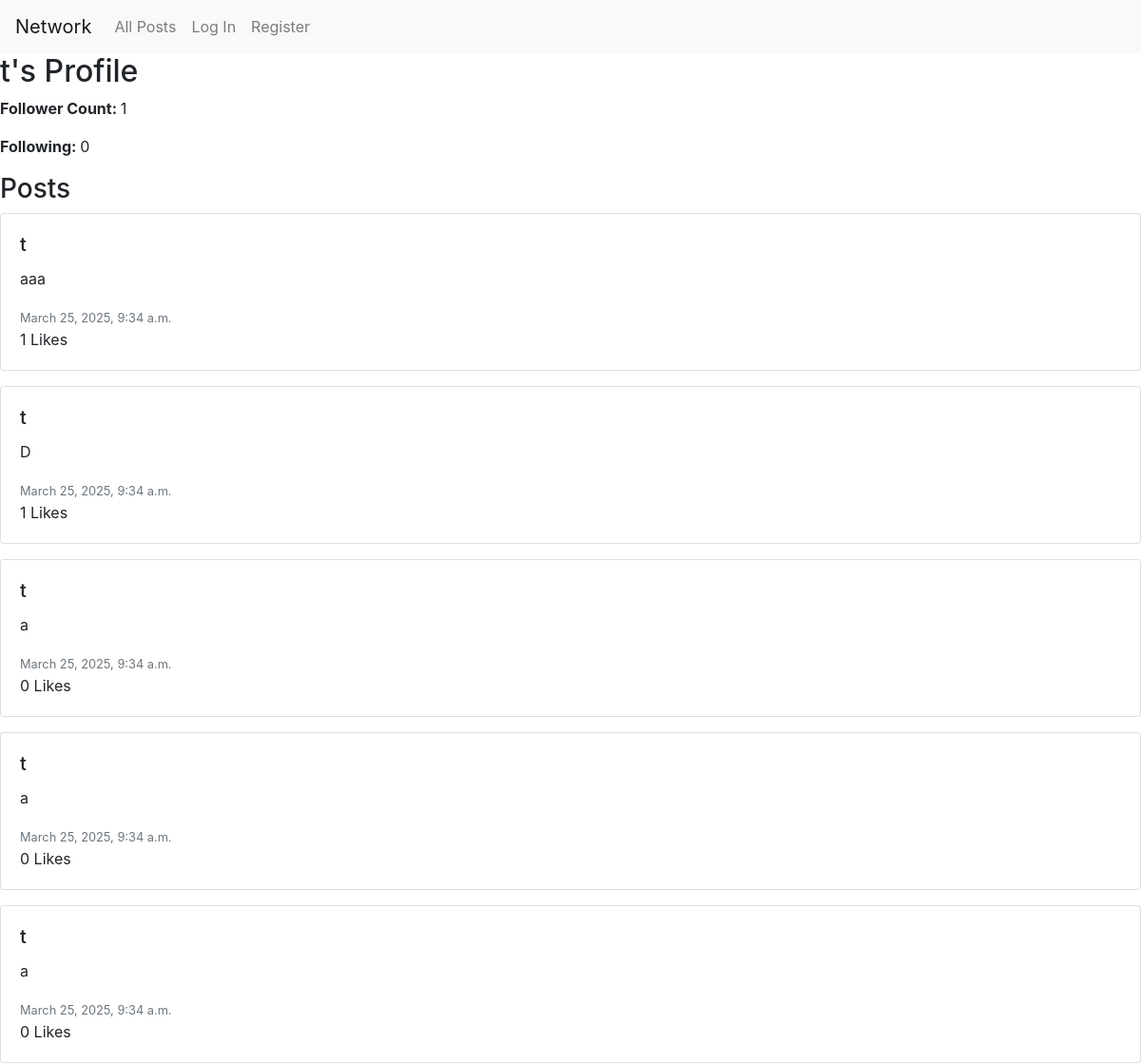
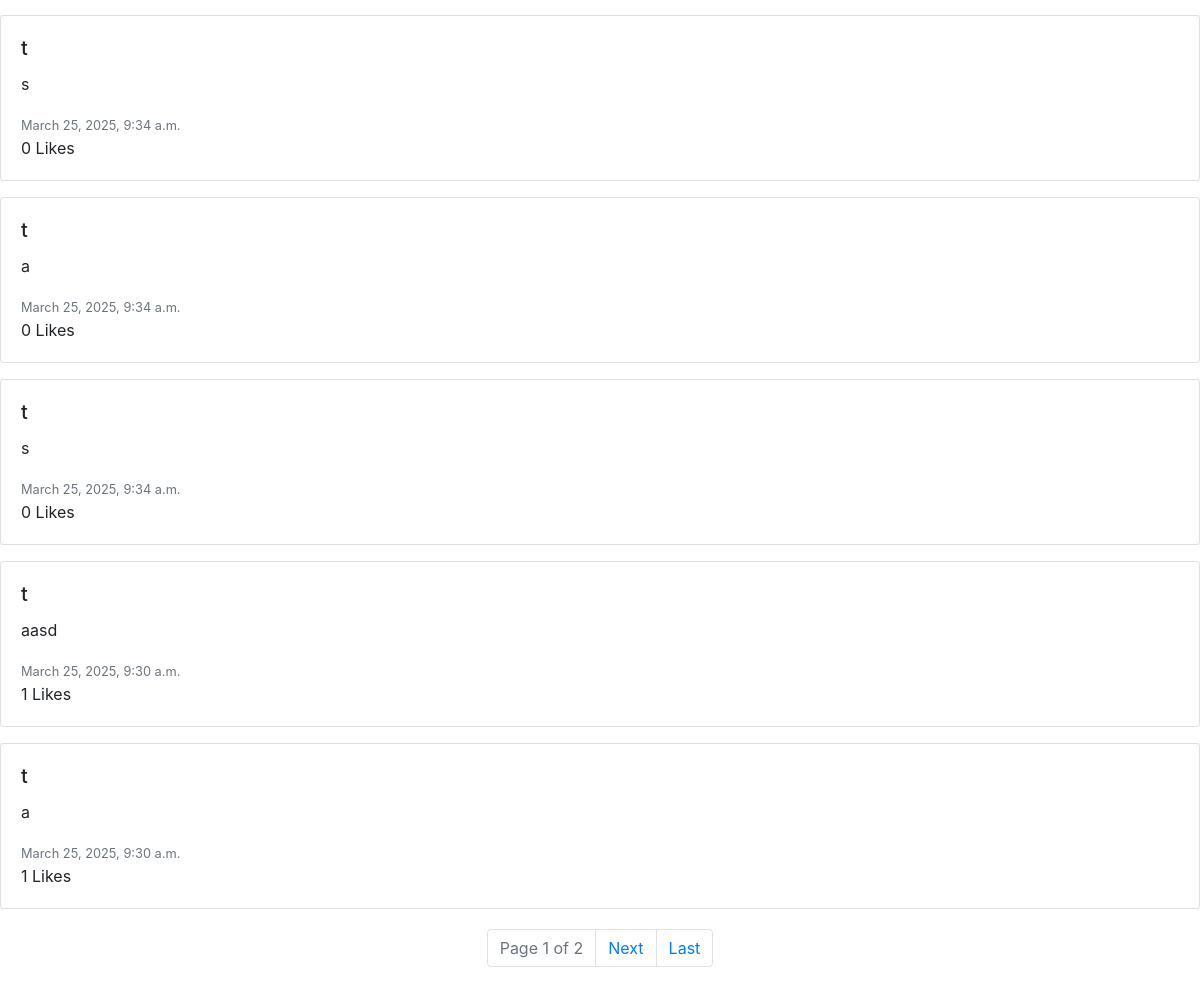
The page /profile/t/ on the database as committed earlier (2 pictures, top to bottom).
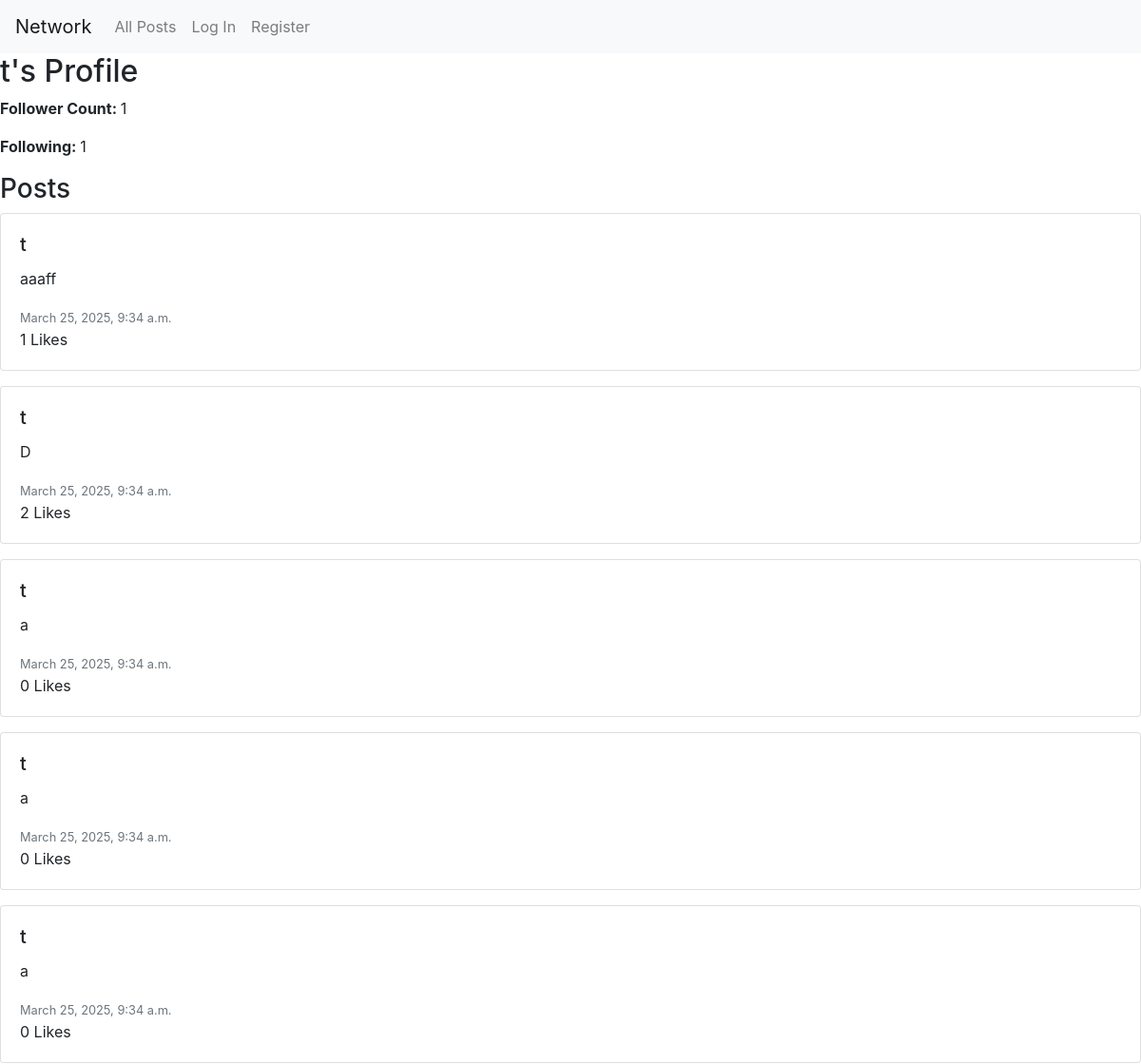
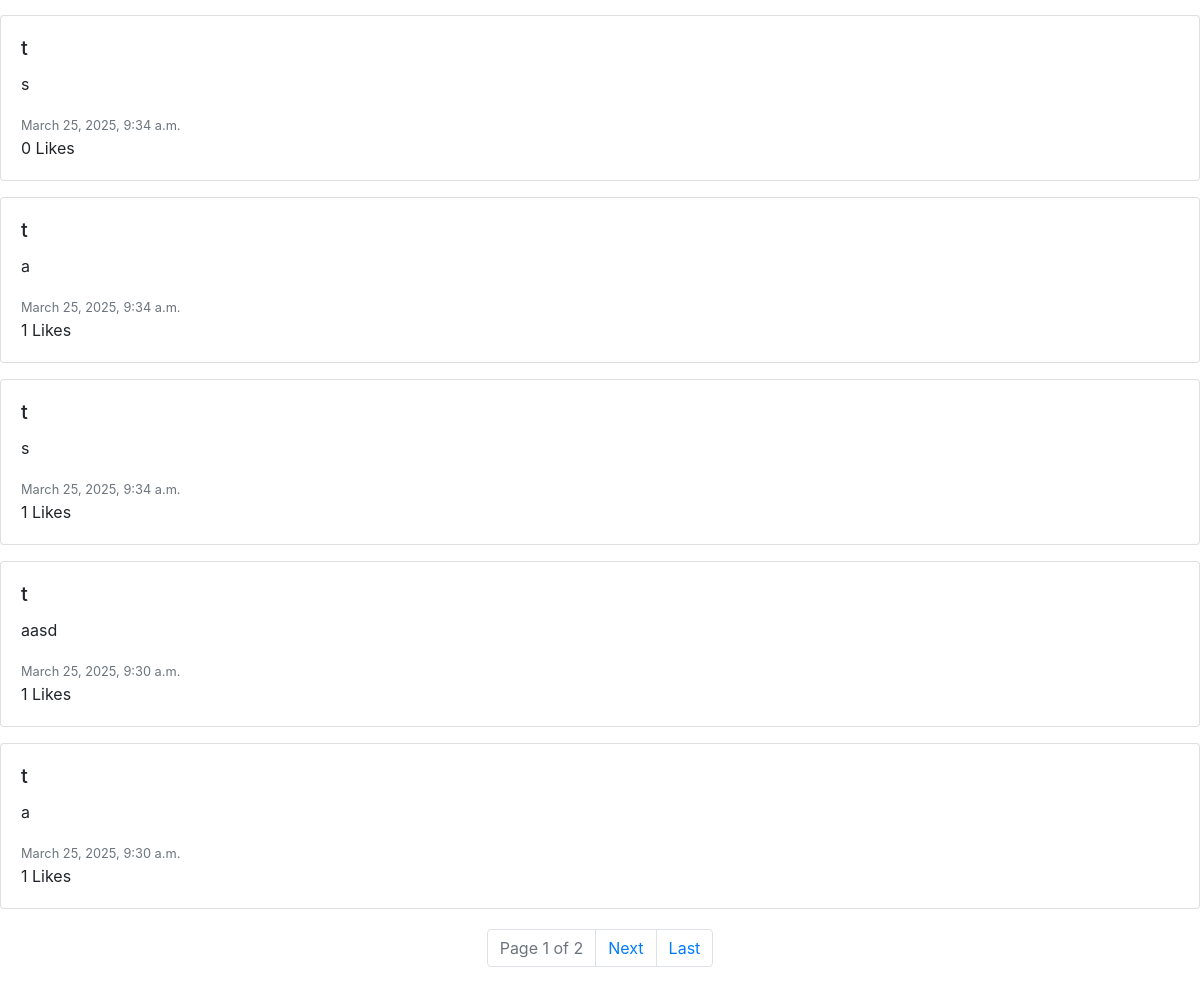
The same page on the database as committed later (2 pictures, top to bottom).
### network/models.py (models this page shows, shortened)
class Post(models.Model):
    user = models.ForeignKey(User, on_delete=models.CASCADE, related_name="posts")
    content = models.TextField()
    timestamp = models.DateTimeField(auto_now_add = True)
    likes = models.ManyToManyField(User, related_name="liked_posts", blank=True)

class User(AbstractUser):
    pass

### network/views.py (the view)
# urls.py: path("profile/<str:username>/", views.profile, name="profile"),
def profile(request, username):
    user_profile = get_object_or_404(User, username=username)
    followers = Follow.objects.filter(following=user_profile).count()
    following = Follow.objects.filter(follower=user_profile).count()
    is_following = request.user.is_authenticated and Follow.objects.filter(follower=request.user, following=user_profile).exists()
    posts = Post.objects.filter(user=user_profile).order_by("-timestamp")
    paginator = Paginator(posts,10)
    page_number = request.GET.get("page")
    page_object = paginator.get_page(page_number)
    return render (request, "network/profile.html", {
        "page_object": page_object,
        "user_profile": user_profile,
        "is_following": is_following,
        "followers": followers,
        "following": following,
    })

### network/templates/network/profile.html (shortened to what this page needs)
{% extends "network/layout.html" %}
{% load static %}
{% block body %}
    <h2>{{ user_profile.username }}'s Profile</h2>
    <p><strong>Follower Count: </strong><span id="followers-count">{{ followers }}</span></p>
    <p><strong>Following: </strong>{{ following }}</p>
    <h3>Posts</h3>
    {% for post in page_object %}
        <div class="post card mb-3">
            <div class="card-body">
                <h5 class="card-title">{{ post.user }}</h5>
                <p class="post-content card-text">{{ post.content }}</p>
                <small class="text-muted">{{ post.timestamp }}</small>
                <br>
                <span id="like-count-{{ post.id }}" style="text-align: left;">{{ post.likes.count }}</span> Likes
            </div>
        </div>
    {% empty %}
        <p>No posts yet</p>
    {% endfor %}
    <nav aria-label="Page navigation">
        <ul class="pagination justify-content-center">
            <li class="page-item disabled">
                <a class="page-link">Page {{ page_object.number }} of {{ page_object.paginator.num_pages }}</a>
            </li>
            {% if page_object.has_next %}
                <li class="page-item">
                    <a class="page-link" href="?page={{ page_object.next_page_number }}">Next</a>
                </li>
                <li class="page-item">
                    <a class="page-link" href="?page={{ page_object.paginator.num_pages }}">Last</a>
                </li>
            {% endif %}
        </ul>
    </nav>
{% endblock %}

Rows that differ between the two databases and show on the page:
changed Post: content "aaa" → "aaaff"
computed for Post (number 2 of 10 on the later page): likes.count "1" → "2"
computed for Post (number 7 of 10 on the later page): likes.count "0" → "1"
computed for Post (number 8 of 10 on the later page): likes.count "0" → "1"
Other text that changed with them:
{{ following }}: "0" → "1"
